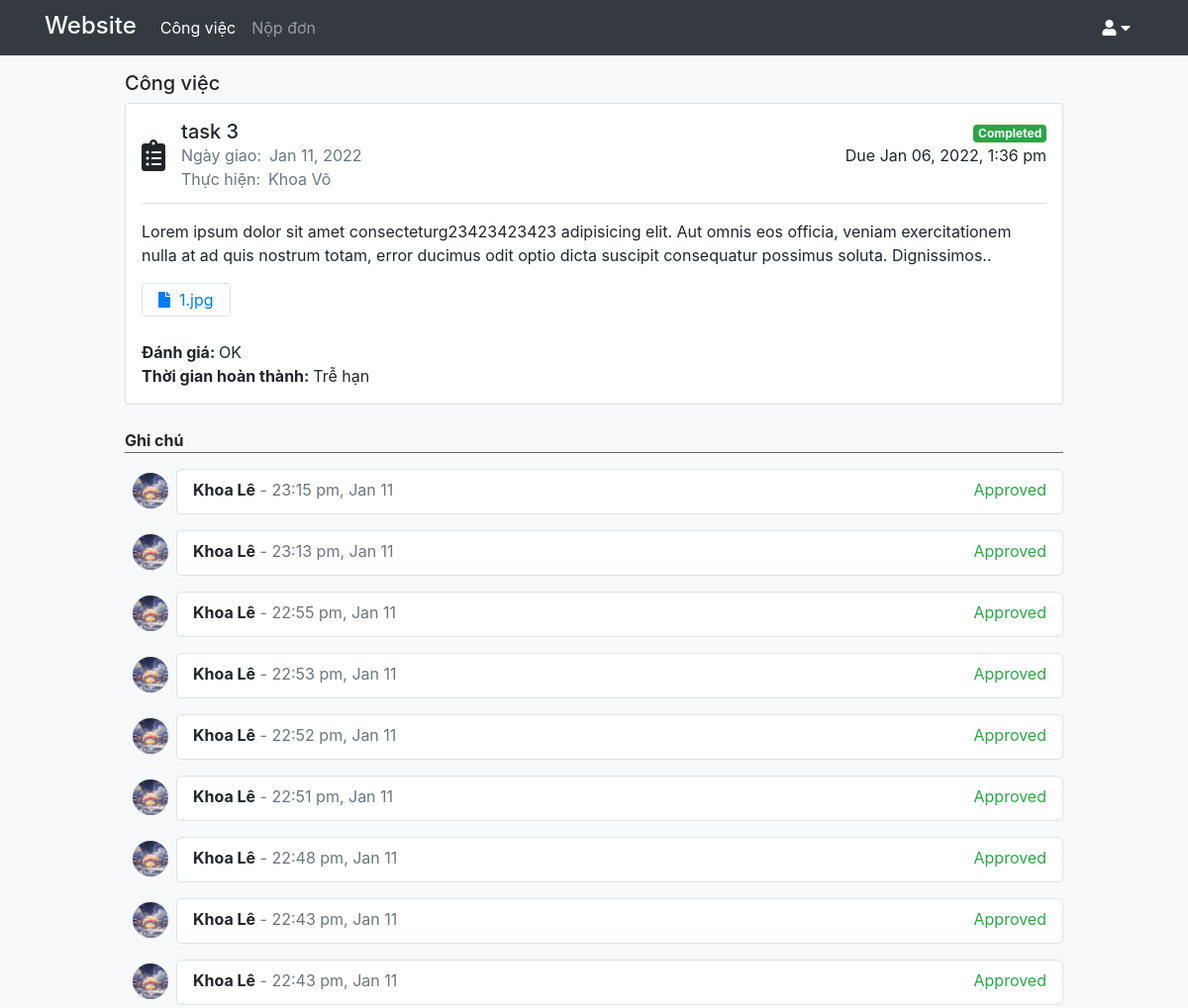
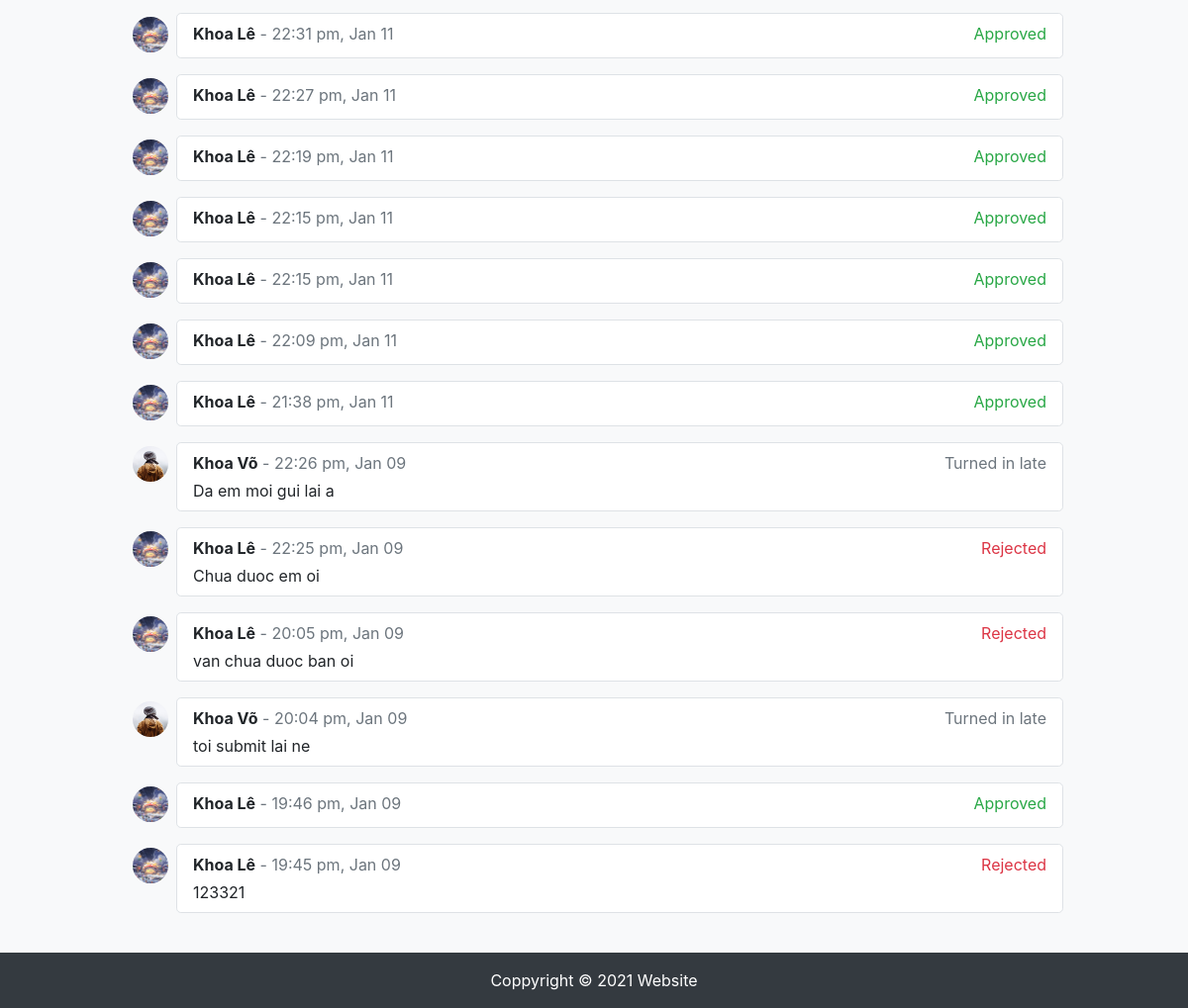
Page /task.php?id=3 (signed in) on the committed database (2 pictures, top to bottom).
### tables this page shows
CREATE TABLE `task` (
  `ID` int(11) NOT NULL,
  `tieude` text NOT NULL,
  `username` varchar(20) DEFAULT NULL,
  `trangthai` text NOT NULL DEFAULT 'New',
  `updatetime` datetime NOT NULL DEFAULT current_timestamp(),
  `duedate` datetime NOT NULL,
  `mota` text NOT NULL,
  `file` text NOT NULL,
  `rating` text NOT NULL,
  `ngaylap` datetime NOT NULL DEFAULT current_timestamp()
);

CREATE TABLE `account` (
  `username` varchar(20) NOT NULL,
  `password` varchar(100) NOT NULL,
  `hoten` varchar(50) NOT NULL,
  `chucvu` varchar(20) NOT NULL DEFAULT 'Nhân viên',
  `maphongban` smallint(6) DEFAULT NULL,
  `avatar` text NOT NULL DEFAULT 'default_avatar.png'
);

CREATE TABLE `response` (
  `ID` int(11) NOT NULL,
  `content` text NOT NULL,
  `responsedate` datetime NOT NULL DEFAULT current_timestamp(),
  `taskid` int(11) NOT NULL,
  `username` varchar(20) NOT NULL,
  `file` text NOT NULL
);

### task.php (the view, shortened to what this page needs)
<?php
    require_once './API/connection.php';
    $stmt = $conn->prepare('SELECT task.*, hoten, maphongban from task, account where task.id = ? and task.username = account.username');
    $stmt->bind_param("s", $_GET['id']);
    if (!$stmt->execute()) {
        die($error = $stmt->error);
    }
    $result = $stmt->get_result();
    $row = $result->fetch_assoc();
    $stmt = $conn->prepare('SELECT response.*, duedate, hoten, avatar, chucvu from response, account, task
    where response.taskid = ?
    and response.username = account.username and response.taskid = task.id
    ORDER BY responsedate DESC;');
    $stmt->bind_param("s", $_GET['id']);
    if (!$stmt->execute()) {
    die($error = $stmt->error);
    }
    $response_list = $stmt->get_result();
    $is_submit_ontime = 'Đúng hạn';
?>
<!DOCTYPE html>
<html lang="en">
<head>
    <link rel="stylesheet" href="https://maxcdn.bootstrapcdn.com/bootstrap/4.5.2/css/bootstrap.min.css">
    <link href="https://cdnjs.cloudflare.com/ajax/libs/font-awesome/5.13.0/css/all.min.css" rel="stylesheet">
    <link rel="stylesheet" href="style.css">
</head>
<body>
<div id="wrapper">
    <?php
        include 'navbar.php';
    ?>
    <div class="container ">
        <div class="row px-lg-5">
            <div class="col px-lg-5">
                <div class="d-flex align-items-center mb-2">
                    <h5 class="mb-0">Công việc</h5>
                </div>
                <div class="card p-3">
                    <div class="">
                        <div class="d-flex flex-column flex-sm-row mb-2">
                            <div class="d-flex mb-1 flex-grow-1">
                                <i class="fas fa-clipboard-list align-self-center d-none d-sm-block mr-3" style="font-size: 2rem"></i>
                                <div class="flex-grow-1" style="width:0px">
                                    <h5 class="mb-1 mb-sm-0"><?= $row['tieude'] ?></h5>
                                    <div class="text-muted">
                                        Ngày giao:<span class="ml-2"><?= date_format(date_create($row['ngaylap']),"M d, Y") ?></span>
                                    </div>
                                    <div class="text-muted">
                                        Thực hiện:<span class="ml-2"><?= $row['hoten'] ?></span>
                                    </div>
                                </div>
                            </div>
                            <div class="d-flex flex-row flex-sm-column">
                                    <div class="order-sm-2">Due&nbsp<?= date_format(date_create($row['duedate']),"M d, Y, g:i a")?></div>
                                    <?php
                                        $badgeType = "";
                                        if ($row['trangthai'] == 'Canceled') {
                                            $badgeType = 'secondary';
                                        }
                                        else if ($row['trangthai'] == 'Rejected') {
                                            $badgeType = 'danger';
                                        }
                                        else if ($row['trangthai'] == 'Completed') {
                                            $badgeType = 'success';
                                        }
                                        ?>
                                            <div class=" ml-auto">
                                                <span class="badge badge-<?= $badgeType?>"> <?= $row['trangthai'] ?></span>
                                            </div>
                            </div>
                        </div>
                        <hr class="bg-light mt-2">
                        <div class="mb-3 mt-2"><?= $row['mota'] ?>.</div>
                        <?php
                            if ($row['file']) { ?>
                                <div>
                                    <a href="./assets/files-task/<?= $row['file'] ?>" download class="border py-1 px-3 rounded no-underline-hover" style="display:inline-block">
                                        <i class="fas fa-file"></i>&nbsp
                                        <span>
                                            <?php
                                                $exploded = explode('/', $row['file']);
                                                echo end($exploded);
                                            ?>
                                        </span>
                                    </a>
                                </div>
                            <?php }
                        ?>
                        <?php
                            foreach ($response_list as $response) {
                                if (strtotime($response['responsedate']) > strtotime($response['duedate'])) {
                                    $is_submit_ontime = 'Trễ hạn';
                                    break;
                                }
                            }
                            if ($row['trangthai'] == 'Completed') {
                                ?>
                                <div class="mt-4">
                                    <div><b>Đánh giá: </b><?= $row['rating']?></div>
                                    <div><b>Thời gian hoàn thành: </b><?= $is_submit_ontime?></div>
                                </div>
                                <?php
                            }
                        ?>
                    </div>
                </div>
                <?php
                    if ($response_list->num_rows != 0) { ?>
                        <div class="font-weight-bold mt-4">Ghi chú</div>
                        <hr class="mt-0 mb-3 bg-secondary">
                    <?php }
                    foreach ($response_list as $row) {
                        $date= date_create($row['responsedate']);
                        $formatted_date = date_format($date,"H:i a,  M d");
                        $hoten = $row['hoten'];
                        $action = '';
                        if ($row['chucvu'] == 'Trưởng phòng') {
                            if (empty($row['content'])) {
                                $action = 'Approved';
                            }
                            else {
                                $action = 'Rejected';
                            }
                        }
                        else if (strtotime($row['responsedate']) > strtotime($row['duedate'])) {
                            $action = 'Turned in late';
                        }
                        else {
                            $action = 'Submitted';
                        }
                        $text_color = '';
                        if ($action == 'Rejected') {
                            $text_color = 'danger';
                        }
                        else if ($action == 'Approved') {
                            $text_color = 'success';
                        }
                        else {
                            $text_color = 'muted';
                        }
                        ?>
                            <div class="pl-2 d-flex mb-3">
                                <img src="./assets/img/<?= $row['avatar'] ?>" class="rounded-circle align-self-top mr-2 mt-1" height="36" width="36"  alt="img">
                                <div class="border px-3 py-2 rounded-lg bg-white flex-grow-1 flex-sm-grow-">
                                    <div class="mb-1">
                                        <div class=" d-flex align-items-center">
                                            <div class="font-weight-bold"><?= $hoten ?></div>
                                            <span class='text-muted d-none d-sm-block' style='font-size: 1rem'>&nbsp- <?= $formatted_date ?></span>
                                            <div class="ml-auto align-self-start text-<?= $text_color?>"><?= $action ?></div>
                                        </div>
                                    </div>
                                    <div class=""><?= $row['content']?></div>
                                </div>
                            </div>
                        <?php
                    }
                ?>
            </div>
        </div>
    </div>
    <?php
        include_once 'footer.php';
    ?>
</div>
</body>
</html>

### style.css (style rules this page uses)
#wrapper { background-color: #f8f9fa; }
#wrapper > .container { min-height: calc(100vh - 3.5rem); padding-top: 1rem; padding-bottom: 1.5rem; margin-top: 56px; }
img { object-fit: cover; }

### rows in the picture
task: tieude "task 3", ngaylap "Jan 11, 2022", username.hoten "Khoa Võ", duedate "Jan 06, 2022, 1:36 pm", trangthai "Completed", mota "Lorem ipsum dolor sit amet consecteturg23423423423 adipisicing elit. Aut omnis eos officia, veniam exercitationem nulla at ad quis nostrum totam, error ducimus odit optio dicta suscipit consequatur possimus soluta. Dignissimos.", rating "OK"
response: responsedate.duedate "Trễ hạn", username.avatar (picture), username.hoten "Khoa Lê", responsedate "23:15 pm, Jan 11", content "Approved"
response: username.avatar (picture), username.hoten "Khoa Lê", responsedate "23:13 pm, Jan 11", content "Approved"
response: username.avatar (picture), username.hoten "Khoa Lê", responsedate "22:55 pm, Jan 11", content "Approved"
response: username.avatar (picture), username.hoten "Khoa Lê", responsedate "22:53 pm, Jan 11", content "Approved"
response: username.avatar (picture), username.hoten "Khoa Lê", responsedate "22:52 pm, Jan 11", content "Approved"
response: username.avatar (picture), username.hoten "Khoa Lê", responsedate "22:51 pm, Jan 11", content "Approved"
response: username.avatar (picture), username.hoten "Khoa Lê", responsedate "22:48 pm, Jan 11", content "Approved"
response: username.avatar (picture), username.hoten "Khoa Lê", responsedate "22:43 pm, Jan 11", content "Approved"
response: username.avatar (picture), username.hoten "Khoa Lê", responsedate "22:43 pm, Jan 11", content "Approved"
response: username.avatar (picture), username.hoten "Khoa Lê", responsedate "22:31 pm, Jan 11", content "Approved"
response: username.avatar (picture), username.hoten "Khoa Lê", responsedate "22:27 pm, Jan 11", content "Approved"
response: username.avatar (picture), username.hoten "Khoa Lê", responsedate "22:19 pm, Jan 11", content "Approved"
response: username.avatar (picture), username.hoten "Khoa Lê", responsedate "22:15 pm, Jan 11", content "Approved"
response: username.avatar (picture), username.hoten "Khoa Lê", responsedate "22:15 pm, Jan 11", content "Approved"
response: username.avatar (picture), username.hoten "Khoa Lê", responsedate "22:09 pm, Jan 11", content "Approved"
response: username.avatar (picture), username.hoten "Khoa Lê", responsedate "21:38 pm, Jan 11", content "Approved"
response: username.avatar (picture), username.hoten "Khoa Võ", responsedate "22:26 pm, Jan 09", responsedate.duedate "Turned in late", content "Da em moi gui lai a"
response: username.avatar (picture), username.hoten "Khoa Lê", responsedate "22:25 pm, Jan 09", content "Rejected", content "Chua duoc em oi"
response: username.avatar (picture), username.hoten "Khoa Lê", responsedate "20:05 pm, Jan 09", content "Rejected", content "van chua duoc ban oi"
response: username.avatar (picture), username.hoten "Khoa Võ", responsedate "20:04 pm, Jan 09", responsedate.duedate "Turned in late", content "toi submit lai ne"
response: username.avatar (picture), username.hoten "Khoa Lê", responsedate "19:46 pm, Jan 09", content "Approved"
response: username.avatar (picture), username.hoten "Khoa Lê", responsedate "19:45 pm, Jan 09", content "Rejected", content "123321"

### other values in the picture
end($exploded) "1.jpg"
